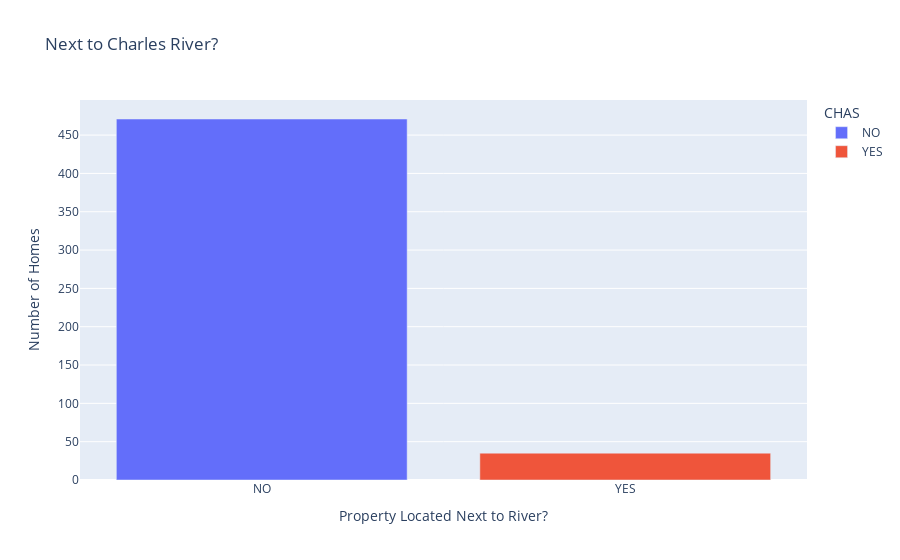

Notebook cell for this chart:
### Markdown cell above
#### Next to the River? ⛵️

**Challenge**

Create a bar chart with plotly for CHAS to show many more homes are away from the river versus next to it

You can make your life easier by providing a list of values for the x-axis (e.g., `x=['No', 'Yes']`)

### Code cell
by_chas = data.groupby(by='CHAS').size()
by_chas.index = by_chas.index.map({0: 'NO', 1: 'YES'})

chas_plt = px.bar(by_chas, color=by_chas.index, title='Next to Charles River?')

chas_plt.update_layout(yaxis_title="Number of Homes", xaxis_title="Property Located Next to River?")
chas_plt.show()

### Figure 1 — Plotly figure (JSON) as saved in the notebook; plotly's stock layout.template omitted (floating-point values rounded to 4 significant figures)
{"data": [{"hovertemplate": "CHAS=%{x}<br>value=%{y}<extra></extra>", "legendgroup": "NO", "marker": {"color": "#636efa", "pattern": {"shape": ""}}, "name": "NO", "orientation": "v", "showlegend": true, "textposition": "auto", "type": "bar", "x": ["NO"], "xaxis": "x", "y": [471], "yaxis": "y"}, {"hovertemplate": "CHAS=%{x}<br>value=%{y}<extra></extra>", "legendgroup": "YES", "marker": {"color": "#EF553B", "pattern": {"shape": ""}}, "name": "YES", "orientation": "v", "showlegend": true, "textposition": "auto", "type": "bar", "x": ["YES"], "xaxis": "x", "y": [35], "yaxis": "y"}], "layout": {"barmode": "relative", "legend": {"title": {"text": "CHAS"}, "tracegroupgap": 0}, "title": {"text": "Next to Charles River?"}, "xaxis": {"anchor": "y", "categoryarray": ["NO", "YES"], "categoryorder": "array", "domain": [0, 1], "title": {"text": "Property Located Next to River?"}}, "yaxis": {"anchor": "x", "domain": [0, 1], "title": {"text": "Number of Homes"}}}}
